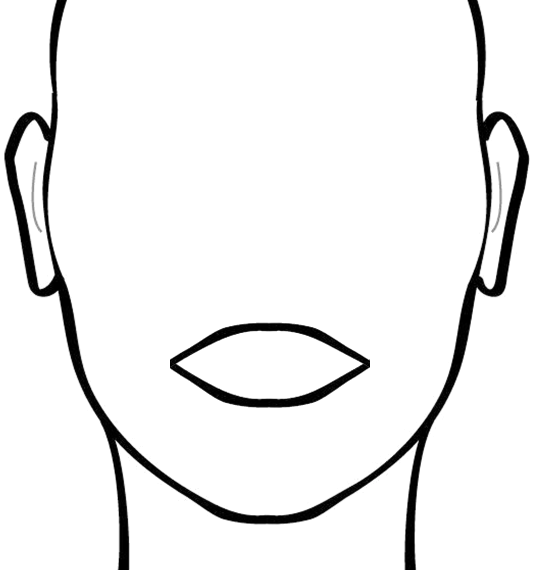
#> input picture 1 - Camera/cam_guidelines.png, 1080 x 1140 px (shown at 1/2 size)
$ python '1.1 Camera Pet.py'
#> lines starting #> are read from the running program, lines starting #| are printed output that depends on the picture; pictures that were not available may be replaced by others from this repository, and a replacement may not be noted
import cv2
import numpy as np
from ffpyplayer.player import MediaPlayer

cap = cv2.VideoCapture(0)
cap2 = cv2.VideoCapture("Dog.mp4")
img = cv2.imread("cam_guidelines.png")
#> img is the input picture: shape (1140, 1080, 3); mean B, G, R 238.5, 238.5, 238.5
sourcePath = "Dog.mp4"
# player = MediaPlayer(sourcePath)

width = int(cap.get(cv2.CAP_PROP_FRAME_WIDTH))
height = int(cap.get(cv2.CAP_PROP_FRAME_HEIGHT))
width2 = int(cap2.get(cv2.CAP_PROP_FRAME_WIDTH))
height2 = int(cap2.get(cv2.CAP_PROP_FRAME_HEIGHT))


fourcc = cv2.VideoWriter_fourcc(*"mp4v")
out = cv2.VideoWriter("dog_out_1.mp4", fourcc, 30, (width, height))


while True:
    ret, frame = cap.read()
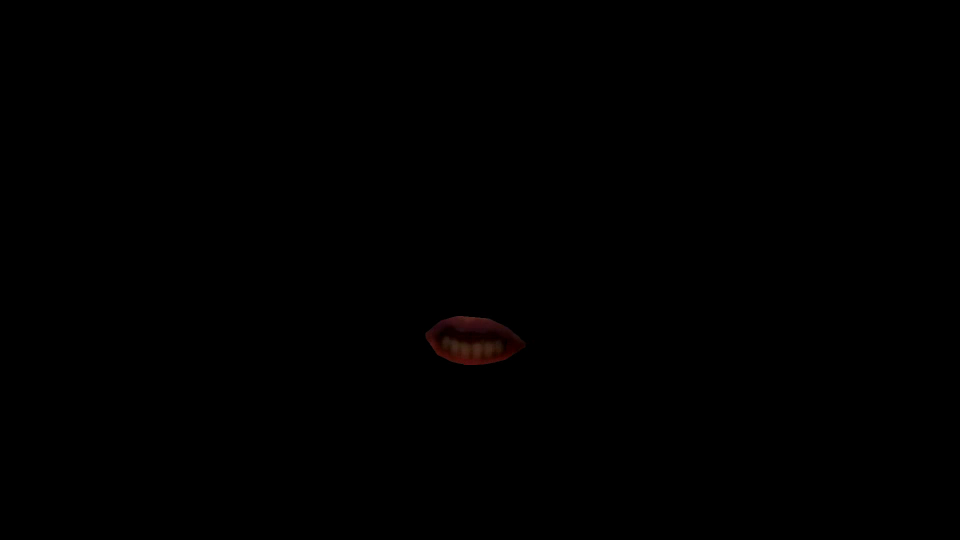
#> input picture frame 27 of 2 - mouth cut/Mouth color correct.mp4, 1920 x 1080 px, given in place of the camera (shown at 1/2 size)
#> frame is the input picture: shape (1080, 1920, 3); mean B, G, R 0.1, 0.1, 0.3
    ret, frame2 = cap2.read()
    # audio_frame, val = player.get_frame()
    # frame2_resized = cv2.resize(frame2, (500, 500))
    frame2_resized = cv2.resize(frame2, (width2 // 2, height2 // 2))
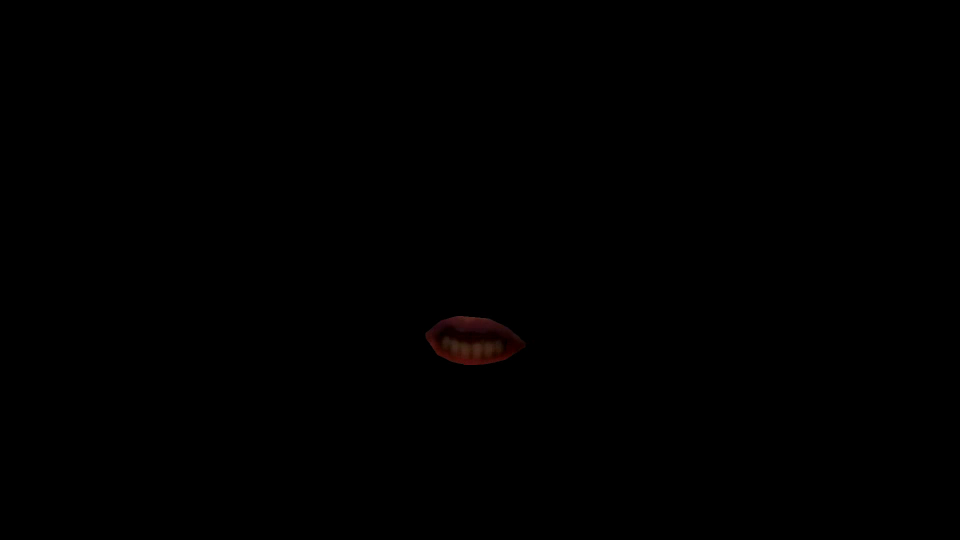
#> frame2_resized: shape (540, 960, 3); mean B, G, R 0.1, 0.1, 0.3
    rows, columns, channels = frame2_resized.shape
#> rows = 540; columns = 960; channels = 3
    # print(frame2_resized.shape)
    R = cv2.getRotationMatrix2D((columns / 2, rows / 2), 270, 0.5)
    frame2_rot = cv2.warpAffine(frame2_resized, R, (columns, rows))
    img_resize = cv2.resize(img, (width, height))
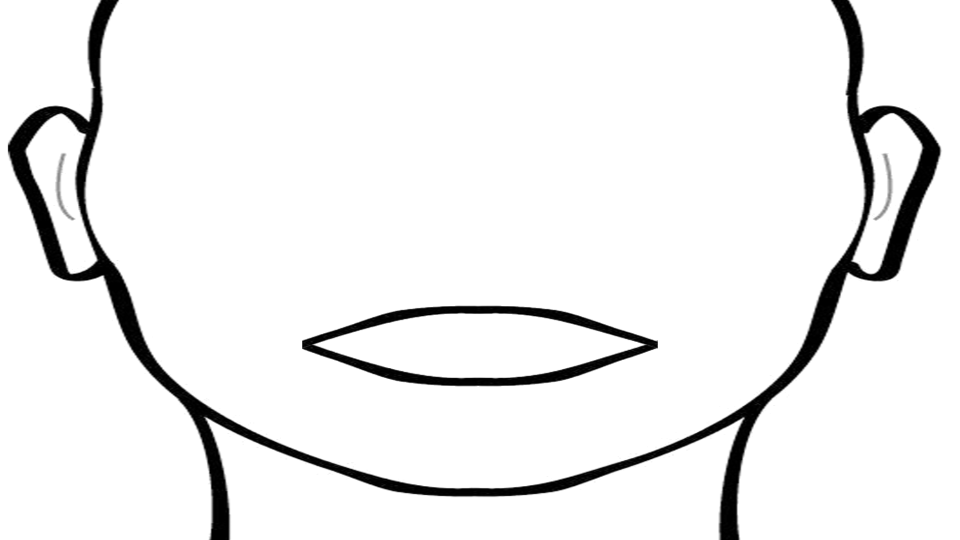
#> img_resize: shape (1080, 1920, 3) (shown at 1/2 size); mean B, G, R 238.5, 238.5, 238.5
    together = cv2.addWeighted(img_resize, 0.25, frame, 1, 0, frame)
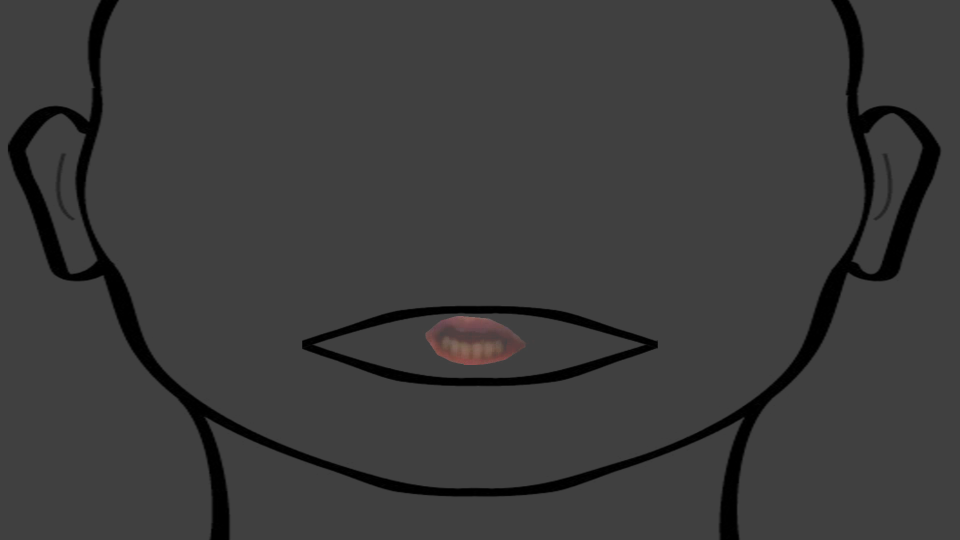
#> together: shape (1080, 1920, 3) (shown at 1/2 size); mean B, G, R 59.9, 59.9, 60.1
    cv2.imshow('test', frame2_rot)
    cv2.imshow("bvid", together)
    if (cv2.waitKey(1) & 0xFF == ord('q')):
#> (key q is pressed here)
        break
    # [9 lines of commented-out code are left out]


cap.release()
cv2.destroyAllWindows()
